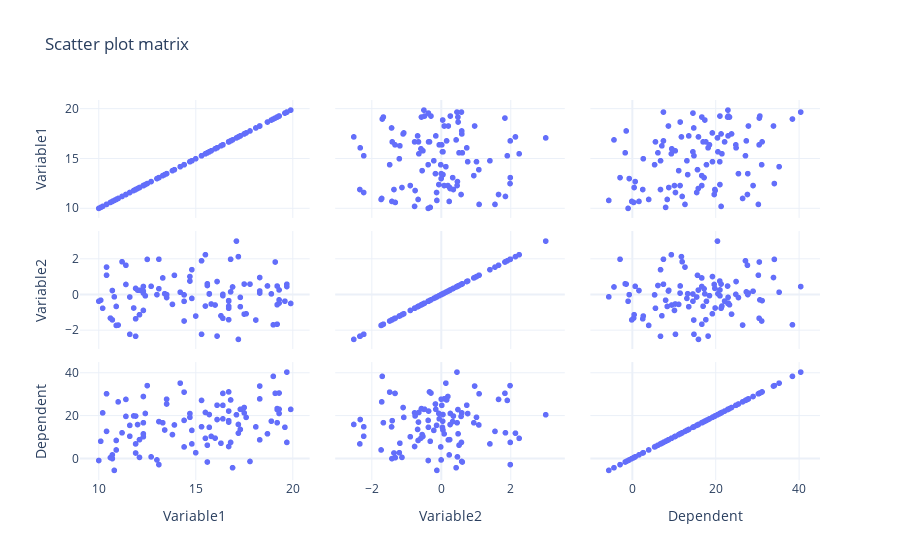

Write notebook code for a chart like this one.
### Code cell
px.scatter_matrix(
    df,
    title='Scatter plot matrix'
)
